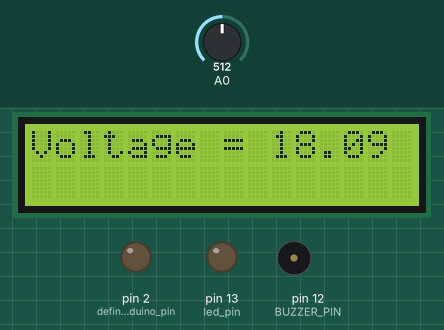
A sketch run on a simulated Arduino Uno, built with avr-gcc and run on an emulated ATmega328P. Parts: 16×2 character LCD, output pins drawn as LEDs (lit = HIGH), buzzer (waves = sounding). The inputs (shaded band) are chosen by the test bench; at power-on: A0 = 512. What the sketch prints to the serial monitor is not drawn.

Above: at 1.2 s.
1.3 s: A0 set to 437
At 2.8 s:
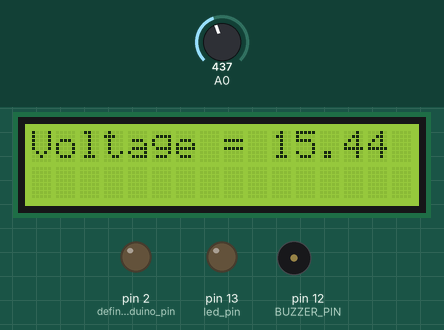
3.6 s: A0 set to 408
At 4.6 s:
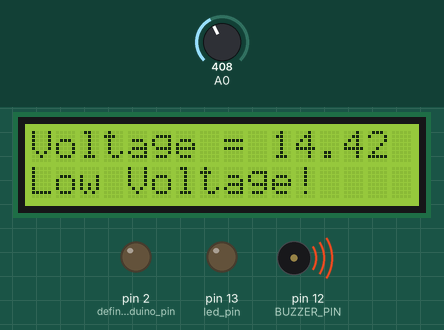
At 7.84 s:
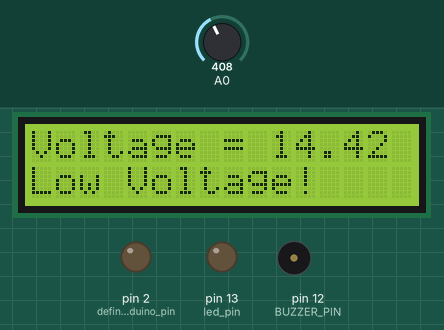
Timing chart, 0 to 12.5 s (numbered marks = the images above; inputs shaded):
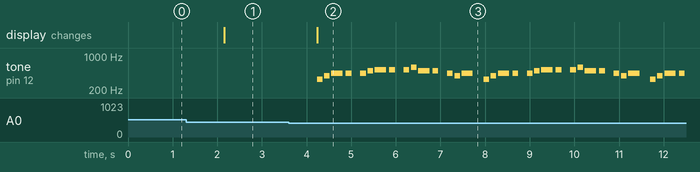

Measured:
- the behaviour switches between 425 and 424 on A0 (found by bisection; images 1 and 2)
- after the input at 1.3 s, the display: changes after 0.86 s (image 1)
- after the input at 3.6 s, tone on pin 12 (BUZZER_PIN): plays 330 Hz for 0.13 s, 392 Hz for 0.13 s, 440 Hz for 0.25 s, 440 Hz for 0.13 s, 440 Hz for 0.13 s, 494 Hz for 0.13 s … (34 notes in this stretch), starting after 0.63 s; the display: changes after 0.63 s (image 2)

The sketch:

Check_Voltage.ino
```cpp
#include <Wire.h>
#include <LCD.h>
#include <LiquidCrystal_I2C.h>
#include "pitches.h"

#define I2C_ADDR 0x27  // I2C scanner address
#define BACKLIGHT_PIN 3
#define En_pin 2
#define Rw_pin 1
#define Rs_pin 0
#define D4_pin 4
#define D5_pin 5
#define D6_pin 6
#define D7_pin 7
#define led_pin 13
#define BUZZER_PIN 12
bool songPlaying = false;
bool lowVoltageTriggered = false;
LiquidCrystal_I2C lcd(I2C_ADDR, En_pin, Rw_pin, Rs_pin, D4_pin, D5_pin, D6_pin, D7_pin);

int melody[] = {
  NOTE_E4, NOTE_G4, NOTE_A4, NOTE_A4, REST,
  NOTE_A4, NOTE_B4, NOTE_C5, NOTE_C5, REST,
  NOTE_C5, NOTE_D5, NOTE_B4, NOTE_B4, REST,
  NOTE_A4, NOTE_G4, NOTE_A4, REST,

  NOTE_E4, NOTE_G4, NOTE_A4, NOTE_A4, REST,
  NOTE_A4, NOTE_B4, NOTE_C5, NOTE_C5, REST,
  NOTE_C5, NOTE_D5, NOTE_B4, NOTE_B4, REST,
  NOTE_A4, NOTE_G4, NOTE_A4, REST,

  NOTE_E4, NOTE_G4, NOTE_A4, NOTE_A4, REST,
  NOTE_A4, NOTE_C5, NOTE_D5, NOTE_D5, REST,
  NOTE_D5, NOTE_E5, NOTE_F5, NOTE_F5, REST,
  NOTE_E5, NOTE_D5, NOTE_E5, NOTE_A4, REST,

  NOTE_A4, NOTE_B4, NOTE_C5, NOTE_C5, REST,
  NOTE_D5, NOTE_E5, NOTE_A4, REST,
  NOTE_A4, NOTE_C5, NOTE_B4, NOTE_B4, REST,
  NOTE_C5, NOTE_A4, NOTE_B4, REST,

  NOTE_E5, REST, REST, NOTE_F5, REST, REST,
  NOTE_E5, NOTE_E5, REST, NOTE_G5, REST, NOTE_E5, NOTE_D5, REST, REST,
  NOTE_D5, REST, REST, NOTE_C5, REST, REST,
  NOTE_B4, NOTE_C5, REST, NOTE_B4, REST, NOTE_A4,

  NOTE_E5, REST, REST, NOTE_F5, REST, REST,
  NOTE_E5, NOTE_E5, REST, NOTE_G5, REST, NOTE_E5, NOTE_D5, REST, REST,
  NOTE_D5, REST, REST, NOTE_C5, REST, REST,
  NOTE_B4, NOTE_C5, REST, NOTE_B4, REST, NOTE_A4
};

int durations[] = {
  8, 8, 4, 8, 8,
  8, 8, 4, 8, 8,
  8, 8, 4, 8, 8,
  8, 8, 4, 8,

  8, 8, 4, 8, 8,
  8, 8, 4, 8, 8,
  8, 8, 4, 8, 8,
  8, 8, 4, 8,

  8, 8, 4, 8, 8,
  8, 8, 4, 8, 8,
  8, 8, 4, 8, 8,
  8, 8, 8, 4, 8,

  8, 8, 4, 8, 8,
  4, 8, 4, 8,
  8, 8, 4, 8, 8,
  8, 8, 4, 4,

  4, 8, 4, 4, 8, 4,
  8, 8, 8, 8, 8, 8, 8, 8, 4,
  4, 8, 4, 4, 8, 4,
  8, 8, 8, 8, 8, 2,

  4, 8, 4, 4, 8, 4,
  8, 8, 8, 8, 8, 8, 8, 8, 4,
  4, 8, 4, 4, 8, 4,
  8, 8, 8, 8, 8, 2
};

void setup() {
  Serial.begin(9600);
  lcd.begin(16, 2);  //My LCD was 16x2
  lcd.setBacklightPin(BACKLIGHT_PIN, POSITIVE);
  lcd.setBacklight(HIGH);
  lcd.home();  // go home

  pinMode(led_pin, OUTPUT);
  digitalWrite(led_pin, LOW);

  pinMode(2, OUTPUT);  //define arduino pin
  pinMode(4, INPUT);   //define arduino pin
  pinMode(12, OUTPUT);
}

void loop() {
  if (!songPlaying && !lowVoltageTriggered){
    printVolts();
  }
}

void printVolts() {
  int sensorValue = analogRead(A0);                        //read the A1 pin value
  float voltageValue = sensorValue * (5 / 1023.0) * 7.23;  // Convert analog value to voltage (assuming 5V Arduino)

  Serial.println(voltageValue, 2);

  lcd.setCursor(0, 0);
  lcd.print("Voltage = ");
  lcd.print(voltageValue);  //print the voltage to LCD
  lcd.print(" V");
  lcd.setCursor(0, 1);
  lcd.print("              ");

if (voltageValue <= 15.0)
  {
    lcd.setCursor(0, 1);
    lcd.print("Low Voltage!");
    playSong();
    lowVoltageTriggered = true;
  }

  delay(1000);
}


void playSong()
{
  songPlaying = true;
  int size = sizeof(durations) / sizeof(int);

  for (int note = 0; note < size; note++) {

    int duration = 1000 / durations[note];
    tone(BUZZER_PIN, melody[note], duration);

    int pauseBetweenNotes = duration * 1.30;
    delay(pauseBetweenNotes);

    noTone(BUZZER_PIN);
  }
  songPlaying = false;
}
```

pitches.h
```cpp
/*************************************************

 * Public Constants

 *************************************************/

#define REST 0
#define NOTE_B0  31
#define NOTE_C1  33
#define NOTE_CS1 35
#define NOTE_D1  37
#define NOTE_DS1 39
#define NOTE_E1  41
#define NOTE_F1  44
#define NOTE_FS1 46
#define NOTE_G1  49
#define NOTE_GS1 52
#define NOTE_A1  55
#define NOTE_AS1 58
#define NOTE_B1  62
#define NOTE_C2  65
#define NOTE_CS2 69
#define NOTE_D2  73
#define NOTE_DS2 78
#define NOTE_E2  82
#define NOTE_F2  87
#define NOTE_FS2 93
#define NOTE_G2  98
#define NOTE_GS2 104
#define NOTE_A2  110
#define NOTE_AS2 117
#define NOTE_B2  123
#define NOTE_C3  131
#define NOTE_CS3 139
#define NOTE_D3  147
#define NOTE_DS3 156
#define NOTE_E3  165
#define NOTE_F3  175
#define NOTE_FS3 185
#define NOTE_G3  196
#define NOTE_GS3 208
#define NOTE_A3  220
#define NOTE_AS3 233
#define NOTE_B3  247
#define NOTE_C4  262
#define NOTE_CS4 277
#define NOTE_D4  294
#define NOTE_DS4 311
#define NOTE_E4  330
#define NOTE_F4  349
#define NOTE_FS4 370
#define NOTE_G4  392
#define NOTE_GS4 415
#define NOTE_A4  440
#define NOTE_AS4 466
#define NOTE_B4  494
#define NOTE_C5  523
#define NOTE_CS5 554
#define NOTE_D5  587
#define NOTE_DS5 622
#define NOTE_E5  659
#define NOTE_F5  698
#define NOTE_FS5 740
#define NOTE_G5  784
#define NOTE_GS5 831
#define NOTE_A5  880
#define NOTE_AS5 932
#define NOTE_B5  988
#define NOTE_C6  1047
#define NOTE_CS6 1109
#define NOTE_D6  1175
#define NOTE_DS6 1245
#define NOTE_E6  1319
#define NOTE_F6  1397
#define NOTE_FS6 1480
#define NOTE_G6  1568
#define NOTE_GS6 1661
#define NOTE_A6  1760
#define NOTE_AS6 1865
#define NOTE_B6  1976
#define NOTE_C7  2093
#define NOTE_CS7 2217
#define NOTE_D7  2349
#define NOTE_DS7 2489
#define NOTE_E7  2637
#define NOTE_F7  2794
#define NOTE_FS7 2960
#define NOTE_G7  3136
#define NOTE_GS7 3322
#define NOTE_A7  3520
#define NOTE_AS7 3729
#define NOTE_B7  3951
#define NOTE_C8  4186
#define NOTE_CS8 4435
#define NOTE_D8  4699
#define NOTE_DS8 4978
```
